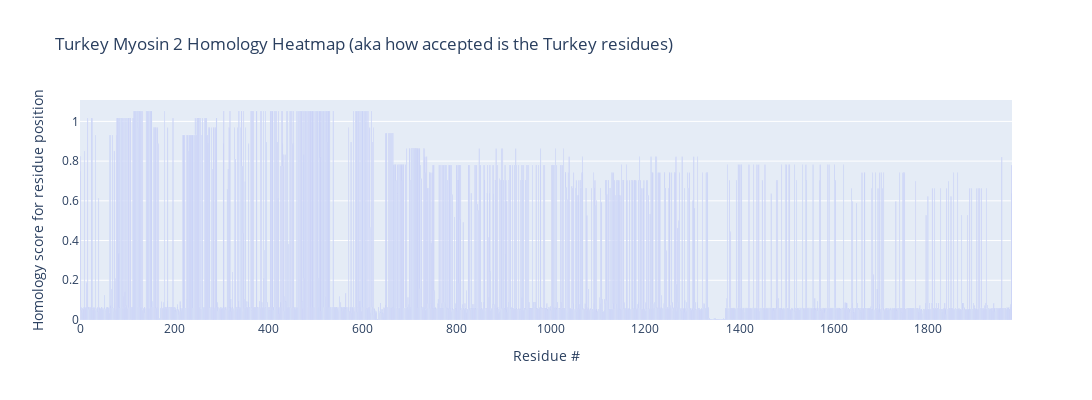

The code cell stored with this chart in its notebook:
### Code cell
import plotly.graph_objects as go

fig = go.Figure(data=go.Bar(x=list(range(len(turkey_scores))), y=[score for score, char in turkey_scores]))
fig.update_layout(
    title="Turkey Myosin 2 Homology Heatmap (aka how accepted is the Turkey residues)",
    xaxis_title="Residue #",
    yaxis_title="Homology score for residue position",
    autosize=False,
    width=2000,  # Adjust the width to your preference
    height=400   # Adjust the height to your preference
)

# Show the plot
fig.show()

### Figure 1 — Plotly figure (JSON) as saved in the notebook; plotly's stock layout.template omitted (floating-point values rounded to 4 significant figures; data arrays with more than 128 entries replaced by an {"elided": "..."} marker saying what was removed)
{"data": [{"type": "bar", "x": {"elided": "1979 int values"}, "y": {"elided": "1979 float values"}}], "layout": {"autosize": false, "height": 400, "title": {"text": "Turkey Myosin 2 Homology Heatmap (aka how accepted is the Turkey residues)"}, "width": 2000, "xaxis": {"title": {"text": "Residue #"}}, "yaxis": {"title": {"text": "Homology score for residue position"}}}}
